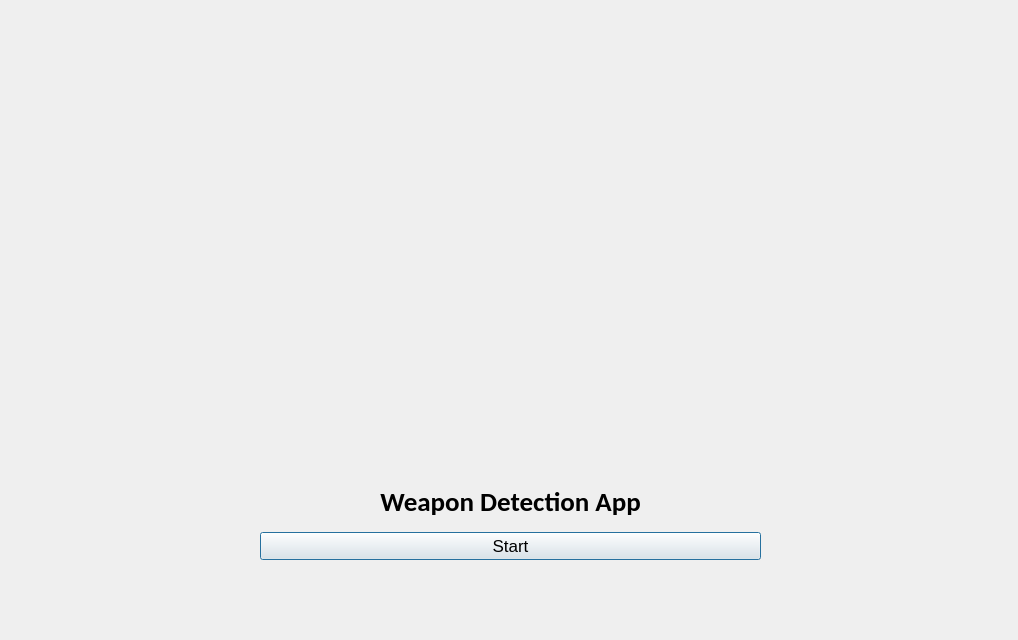
<?xml version="1.0" encoding="UTF-8"?>
<ui version="4.0">
 <class>Dialog</class>
 <widget class="QDialog" name="Dialog">
  <property name="geometry">
   <rect>
    <x>0</x>
    <y>0</y>
    <width>1018</width>
    <height>640</height>
   </rect>
  </property>
  <property name="maximumSize">
   <size>
    <width>10000</width>
    <height>10000</height>
   </size>
  </property>
  <property name="windowTitle">
   <string>Face Recognition Time Attendance App</string>
  </property>
  <property name="windowIcon">
   <iconset resource="resource.qrc">
    <normaloff>:/icon/icon.png</normaloff>:/icon/icon.png</iconset>
  </property>
  <property name="styleSheet">
   <string notr="true"/>
  </property>
  <widget class="QWidget" name="verticalLayoutWidget">
   <property name="geometry">
    <rect>
     <x>260</x>
     <y>479</y>
     <width>501</width>
     <height>81</height>
    </rect>
   </property>
   <layout class="QVBoxLayout" name="verticalLayout_2">
    <item>
     <layout class="QHBoxLayout" name="horizontalLayout_2">
      <item>
       <widget class="QLabel" name="filelabel_2">
        <property name="font">
         <font>
          <family>Calibri</family>
          <pointsize>14</pointsize>
          <weight>75</weight>
          <bold>true</bold>
         </font>
        </property>
        <property name="text">
         <string>&lt;html&gt;&lt;head/&gt;&lt;body&gt;&lt;p align=&quot;center&quot;&gt;&lt;span style=&quot; font-size:20pt;&quot;&gt;Weapon Detection App&lt;/span&gt;&lt;/p&gt;&lt;/body&gt;&lt;/html&gt;</string>
        </property>
       </widget>
      </item>
     </layout>
    </item>
    <item>
     <widget class="QPushButton" name="runButton">
      <property name="font">
       <font>
        <family>Arial</family>
        <pointsize>13</pointsize>
       </font>
      </property>
      <property name="text">
       <string>Start</string>
      </property>
     </widget>
    </item>
   </layout>
  </widget>
  <widget class="QLabel" name="label">
   <property name="geometry">
    <rect>
     <x>250</x>
     <y>90</y>
     <width>511</width>
     <height>341</height>
    </rect>
   </property>
   <property name="styleSheet">
    <string notr="true">image: url(:/logo/logo.png);</string>
   </property>
   <property name="text">
    <string/>
   </property>
  </widget>
 </widget>
 <resources>
  <include location="resource.qrc"/>
 </resources>
 <connections/>
</ui>
